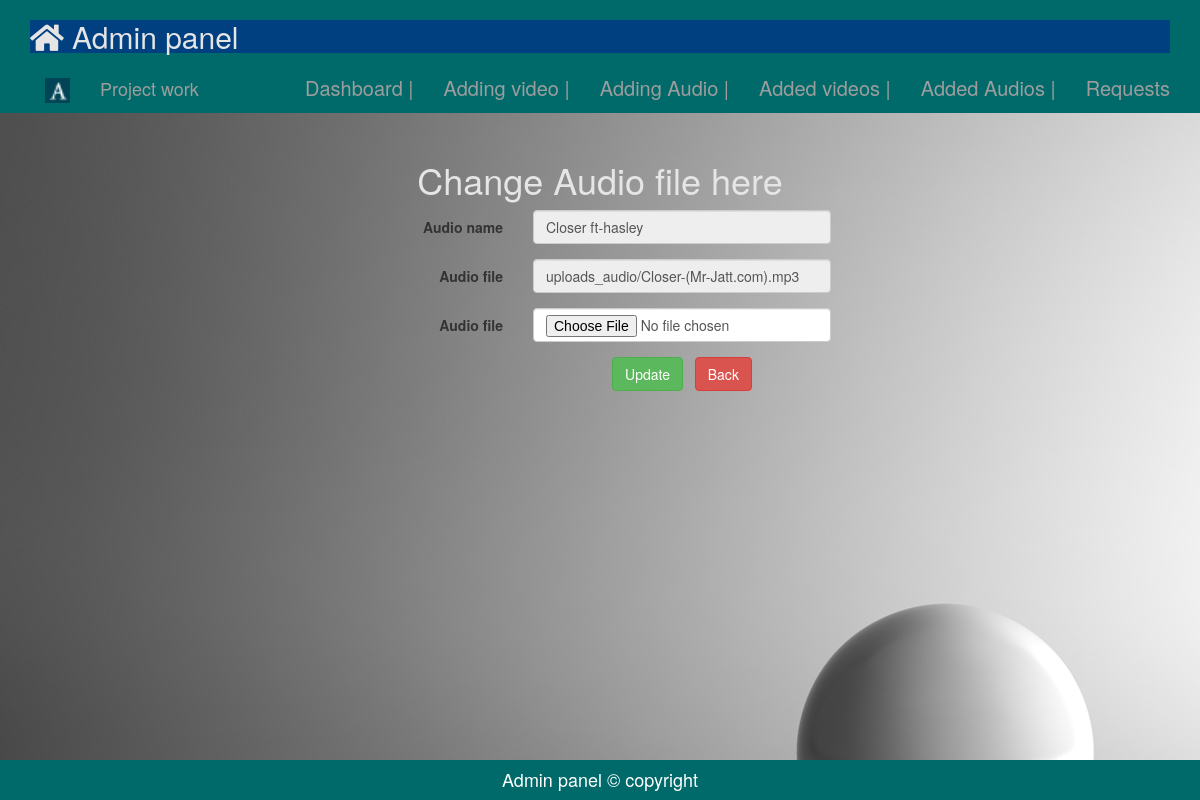
Screenshot of /admin/bootadmin/chng_audio.php?chng=2 with the database file from the repository.
### tables this page shows
CREATE TABLE `audio` (
  `id` int(11) NOT NULL,
  `language` varchar(255) NOT NULL,
  `album` varchar(255) NOT NULL,
  `audio_name` varchar(255) NOT NULL,
  `audio_file` varchar(255) NOT NULL,
  `audio_img` varchar(255) NOT NULL,
  `singer_name` varchar(255) NOT NULL,
  `label_name` varchar(255) NOT NULL,
  `label_image` varchar(255) NOT NULL,
  `description` varchar(255) NOT NULL
);

### admin/bootadmin/chng_audio.php (the view, shortened to what this page needs)
<?php
include("comman/bootheader.php");
?>
<?php
require('comman/connect.php');
?>
 <?php
 $dir="uploads_audio/";
 $id=$_REQUEST['chng'];
 $fech="select * from audio where id='$id'";
 $sql=mysqli_query($conn,$fech);
 $row=mysqli_fetch_array($sql,MYSQLI_ASSOC);
 ?>
 <br><br><br><br><br><br><br>
<div class="row" >
<center>
<h1 style="color:#e5e5e5;">Change Audio file here</h1>
<form class="form-horizontal" method="post" enctype="multipart/form-data">
	 <div class="form-group">
      <label class="control-label col-sm-4">Audio name</label>
      <div class="col-sm-8">
        <input type="name" class="form-control" value="<?php echo $row['audio_name'];?>" readonly>
      </div>
    </div>
	<div class="form-group">
      <label class="control-label col-sm-4">Audio file</label>
      <div class="col-sm-8">
        <input type="name" class="form-control" value="<?php echo $dir.$row['audio_file'];?>" readonly>
      </div>
    </div>
	<div class="form-group">
      <label class="control-label col-sm-4">Audio file</label>
      <div class="col-sm-8">
        <input type="file" class="form-control" name="afile" required>
      </div>
    </div>
    <div class="form-group">
      <div class="col-sm-offset-4 col-sm-8">
        <button name="submit" class="btn btn-success btn-left">Update</button>&nbsp;&nbsp;
		 <button name="back" class="btn btn-danger btn-right">Back</button>
      </div>
	  </div>
  </form>
</center>
</div>
<?php
include('comman/bootfooter.php');
?>

### admin/bootadmin/css/admin.css (style rules this page uses)
.form-group { width:40%; }

### rows the page displays
audio: audio_name "Closer ft-hasley", audio_file "uploads_audio/Closer-(Mr-Jatt.com).mp3"
